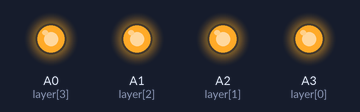
Simulated run of this sketch. Board: Arduino Uno, built with avr-gcc and run on an emulated ATmega328P. Parts: output pins drawn as LEDs (lit = HIGH). Random numbers use the default seed unless the sketch sets one; pins used as bus, display or sensor lines are not drawn.

Above: at 0.46 s.
At 9.3 s:
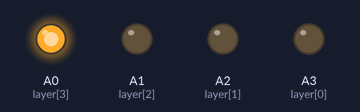
At 10.6 s:
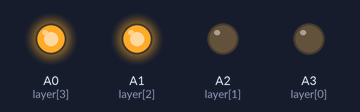
At 12.0 s:
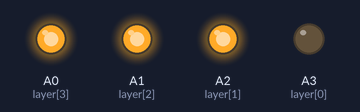
At 17.2 s:
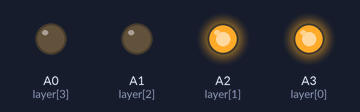
At 37.7 s:
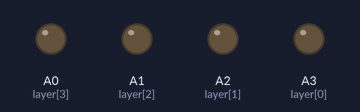
Timing chart, 0 to 40.0 s (numbered marks = the images above):
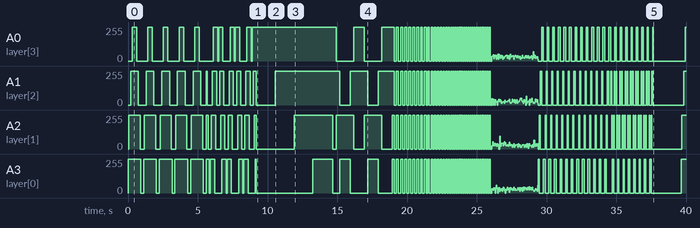

Measured:
- by itself, A0 (layer[3]): 0/255 → 255/255 at 0.30 s, → 0/255 0.32 s later, → 255/255 0.80 s later, → 0/255 0.32 s later, … (207 changes in this stretch)
- by itself, A1 (layer[2]): 0/255 → 255/255 at 0.18 s, → 0/255 0.56 s later, → 255/255 0.56 s later, → 0/255 0.56 s later, … (224 changes in this stretch)

The sketch:

f.ino
```cpp
  int layer[4]={A3,A2,A1,A0}; //initializing and declaring led layers
  int column[16]={13,12,11,10,9,8,7,6,5,4,3,2,1,0,A5,A4}; //initializing and declaring led rows
  int time = 250;


void setup()
{

  for(int i = 0; i<16; i++)
  {
    pinMode(column[i], OUTPUT);  //setting rows to ouput
  }

  for(int i = 0; i<4; i++)
  {
    pinMode(layer[i], OUTPUT);  //setting layers to output
  }

  randomSeed(analogRead(10));  //seeding random for random pattern
}

void loop()
{
  spreading();
  turnOnAndOffAllByLayerUpAndDownNotTimed();
  propeller();
  diagonalRectangle();
  SlowFlickerOn();
  flickerOn();
  FastFlickerOn();
  randomflicker();
  randomRain();
  goThroughAllLedsOneAtATime();
  delay(2000);
}


 void spreading()
{
  int l;
  int p=200;
  int i;
  int x =60;
 for(l=0; l!=5; l++)
 {
  digitalWrite(layer[0], 1);
  for(i=0; i<15; i++)
  {
    digitalWrite(column[i], 1);

  }
  delay(x);

    digitalWrite(layer[1], 1);
  for(i=0; i<15; i++)
  {
    digitalWrite(column[i], 1);

 }

  digitalWrite(column[15],0);

  digitalWrite(column[11],0);
  digitalWrite(column[14],0);
delay(x);
  digitalWrite(column[7],0);
  digitalWrite(column[10],0);
  digitalWrite(column[13],0);
delay(x);
  digitalWrite(layer[2], 1);
  digitalWrite(column[3],0);
  digitalWrite(column[6],0);
  digitalWrite(column[9],0);
  digitalWrite(column[12],0);
delay(x);
  digitalWrite(column[2],0);
  digitalWrite(column[5],0);
  digitalWrite(column[8],0);
delay(x);
   digitalWrite(layer[3], 1);
  digitalWrite(column[1],0);
  digitalWrite(column[4],0);
delay(x);
  digitalWrite(column[0],0);

  for(int i = 0; i<16; i++)
  {
    digitalWrite(column[i], 0);
  }
  //turning on layers
  for(int i = 0; i<4; i++)
  {
    digitalWrite(layer[i], 1);
  }
delay(p);
     digitalWrite(column[0], 1);
     delay(x);
     digitalWrite(layer[3], 0);
     digitalWrite(column[1], 1);
     digitalWrite(column[4], 1);
     delay(x);
    digitalWrite(column[2], 1);
     digitalWrite(column[5], 1);
     digitalWrite(column[8], 1);
     delay(x);
      digitalWrite(layer[2], 0);
      digitalWrite(column[3], 1);
     digitalWrite(column[6], 1);
     digitalWrite(column[9], 1);
     digitalWrite(column[12], 1);
     delay(x);
    digitalWrite(column[7], 1);
     digitalWrite(column[10], 1);
     digitalWrite(column[13], 1);
     delay(x);
      digitalWrite(layer[1], 0);
     digitalWrite(column[11], 1);
     digitalWrite(column[14], 1);
     delay(x);
     digitalWrite(column[15], 1);
     digitalWrite(layer[0], 0);
     delay(p);
}

}

void turnEverythingOff()
 {
   for(int i = 0; i<16; i++)
   {
     digitalWrite(column[i], 1);
   }
   for(int i = 0; i<4; i++)
   {
     digitalWrite(layer[i], 0);
   }
 }

//turn all on
void turnEverythingOn()
{
  for(int i = 0; i<16; i++)
  {
    digitalWrite(column[i], 0);
  }
  //turning on layers
  for(int i = 0; i<4; i++)
  {
    digitalWrite(layer[i], 1);
  }
}
void turnColumnsOff()
{
  for(int i = 0; i<16; i++)
  {
    digitalWrite(column[i], 1);
  }
}
void SlowFlickerOn()
{
  int i = 150;
  int z = 3;
  while(z != 0)
  {
    turnEverythingOn();
    delay(i);
    turnEverythingOff();
    delay(i);
    z--;
  }
}
void flickerOn()
{
  int i = 150;
  int z = 20;
  while(z != 0)
  {
    z--;
    turnEverythingOn();
    delay(i);
    turnEverythingOff();
    delay(i);
    i-= 5;


  }
}
void FastFlickerOn()
{
  int i = 70;
  int z = 15;
  while(z != 0)
  {
    turnEverythingOn();
    delay(i);
    turnEverythingOff();
    delay(i);
    z--;

  }
}
void turnOnAndOffAllByLayerUpAndDownNotTimed()
{
  int x = 75;
  for(int i = 3; i != 0; i--)
  {
    turnEverythingOn();
    for(int i = 4; i!=0; i--)
    {
      digitalWrite(layer[i-1], 0);
      delay(x);
    }
    for(int i = 0; i<4; i++)
    {
      digitalWrite(layer[i], 1);
      delay(x);
    }
      for(int i = 0; i<4; i++)
    {
      digitalWrite(layer[i], 0);
      delay(x);
    }
    for(int i = 4; i!=0; i--)
    {
      digitalWrite(layer[i-1], 1);
      delay(x);
    }
  }
}
void diagonalRectangle()
{
  int x = 250;
  turnEverythingOff();
  for(int count = 0; count<2; count++)
  {
    //top left
    for(int i = 0; i<8; i++)
    {
      digitalWrite(column[i], 0);
    }
    digitalWrite(layer[3], 1);
    digitalWrite(layer[2], 1);
    delay(x);
    turnEverythingOff();
    //middle middle
    for(int i = 4; i<12; i++)
    {
      digitalWrite(column[i], 0);
    }
    digitalWrite(layer[1], 1);
    digitalWrite(layer[2], 1);
    delay(x);
    turnEverythingOff();
    //bottom right
    for(int i = 8; i<16; i++)
    {
      digitalWrite(column[i], 0);
    }
    digitalWrite(layer[0], 1);
    digitalWrite(layer[1], 1);
    delay(x);
    turnEverythingOff();
    //bottom middle
    for(int i = 4; i<12; i++)
    {
      digitalWrite(column[i], 0);
    }
    digitalWrite(layer[0], 1);
    digitalWrite(layer[1], 1);
    delay(x);
    turnEverythingOff();
    //bottom left
    for(int i = 0; i<8; i++)
    {
      digitalWrite(column[i], 0);
    }
    digitalWrite(layer[0], 1);
    digitalWrite(layer[1], 1);
    delay(x);
    turnEverythingOff();
    //middle middle
    for(int i = 4; i<12; i++)
    {
      digitalWrite(column[i], 0);
    }
    digitalWrite(layer[1], 1);
    digitalWrite(layer[2], 1);
    delay(x);
    turnEverythingOff();
    //top right
    for(int i = 8; i<16; i++)
    {
      digitalWrite(column[i], 0);
    }
    digitalWrite(layer[2], 1);
    digitalWrite(layer[3], 1);
    delay(x);
    turnEverythingOff();
    //top middle
    for(int i = 4; i<12; i++)
    {
      digitalWrite(column[i], 0);
    }
    digitalWrite(layer[2], 1);
    digitalWrite(layer[3], 1);
    delay(x);
    turnEverythingOff();
  }
  //top left
  for(int i = 0; i<8; i++)
  {
    digitalWrite(column[i], 0);
  }
  digitalWrite(layer[3], 1);
  digitalWrite(layer[2], 1);
  delay(x);
  turnEverythingOff();
}
//propeller
void propeller()
{
  turnEverythingOff();
  int x = 75;
  for(int y = 4; y>0; y--)
  {
    for(int i = 0; i<3; i++)
    {
      //turn on layer
      digitalWrite(layer[y-1], 1);
      //a1
      turnColumnsOff();
      digitalWrite(column[0], 0);
      digitalWrite(column[5], 0);
      digitalWrite(column[10], 0);
      digitalWrite(column[15], 0);
      delay(x);
      //b1
      turnColumnsOff();
      digitalWrite(column[4], 0);
      digitalWrite(column[5], 0);
      digitalWrite(column[10], 0);
      digitalWrite(column[11], 0);
      delay(x);
      //c1
      turnColumnsOff();
      digitalWrite(column[6], 0);
      digitalWrite(column[7], 0);
      digitalWrite(column[8], 0);
      digitalWrite(column[9], 0);
      delay(x);
      //d1
      turnColumnsOff();
      digitalWrite(column[3], 0);
      digitalWrite(column[6], 0);
      digitalWrite(column[9], 0);
      digitalWrite(column[12], 0);
      delay(x);
      //d2
      turnColumnsOff();
      digitalWrite(column[2], 0);
      digitalWrite(column[6], 0);
      digitalWrite(column[9], 0);
      digitalWrite(column[13], 0);
      delay(x);
      //d3
      turnColumnsOff();
      digitalWrite(column[1], 0);
      digitalWrite(column[5], 0);
      digitalWrite(column[10], 0);
      digitalWrite(column[14], 0);
      delay(x);
    }
  }
  //d4
  turnColumnsOff();
  digitalWrite(column[0], 0);
  digitalWrite(column[5], 0);
  digitalWrite(column[10], 0);
  digitalWrite(column[15], 0);
   turnColumnsOff();
  delay(x);
}
void randomflicker()
{
  turnEverythingOff();
  int x = 1;
  for(int i = 0; i !=3000; i+=2)
  {
  int randomLayer = random(0,4);
  int randomColumn = random(0,16);

  digitalWrite(layer[randomLayer], 1);
  digitalWrite(column[randomColumn], 0);
  delay(x);
  digitalWrite(layer[randomLayer], 0);
  digitalWrite(column[randomColumn], 1);
  delay(x);
  }
}
//random rain
void randomRain()
{
  turnEverythingOff();
  int x = 75;
  for(int i = 0; i!=26; i+=2)
  {
    int randomColumn = random(0,16);
    digitalWrite(column[randomColumn], 0);
    digitalWrite(layer[0], 1);
    delay(x+50);
    digitalWrite(layer[0], 0);
    digitalWrite(layer[1], 1);
    delay(x);
    digitalWrite(layer[1], 0);
    digitalWrite(layer[2], 1);
    delay(x);
    digitalWrite(layer[2], 0);
    digitalWrite(layer[3], 1);
    delay(x+50);
    digitalWrite(layer[3], 0);
    digitalWrite(column[randomColumn], 1);
  }
}
void goThroughAllLedsOneAtATime()
{
  int x = 6;
  turnEverythingOff();
  for(int y = 0; y<4; y++)
  {
    //0-3
    for(int count = 4; count != 0; count--)
    {
      digitalWrite(layer[count-1], 1);
      for(int i = 0; i<4; i++)
      {
        digitalWrite(column[i], 0);
        delay(x);
        digitalWrite(column[i], 1);
        delay(x);
      }
    digitalWrite(layer[count-1], 0);
    }
    //4-7
    for(int count = 0; count < 4; count++)
    {
      digitalWrite(layer[count], 1);
      for(int i = 4; i<8; i++)
      {
        digitalWrite(column[i], 0);
        delay(x);
        digitalWrite(column[i], 1);
        delay(x);
      }
    digitalWrite(layer[count], 0);
    }
    //8-11
    for(int count = 4; count != 0; count--)
    {
      digitalWrite(layer[count-1], 1);
      for(int i = 8; i<12; i++)
      {
        digitalWrite(column[i], 0);
        delay(x);
        digitalWrite(column[i], 1);
        delay(x);
      }
    digitalWrite(layer[count-1], 0);
    }
    //12-15
    for(int count = 0; count < 4; count++)
    {
      digitalWrite(layer[count], 1);
      for(int i = 12; i<16; i++)
      {
        digitalWrite(column[i], 0);
        delay(x);
        digitalWrite(column[i], 1);
        delay(x);
      }
    digitalWrite(layer[count], 0);
    }
  }
}
```
